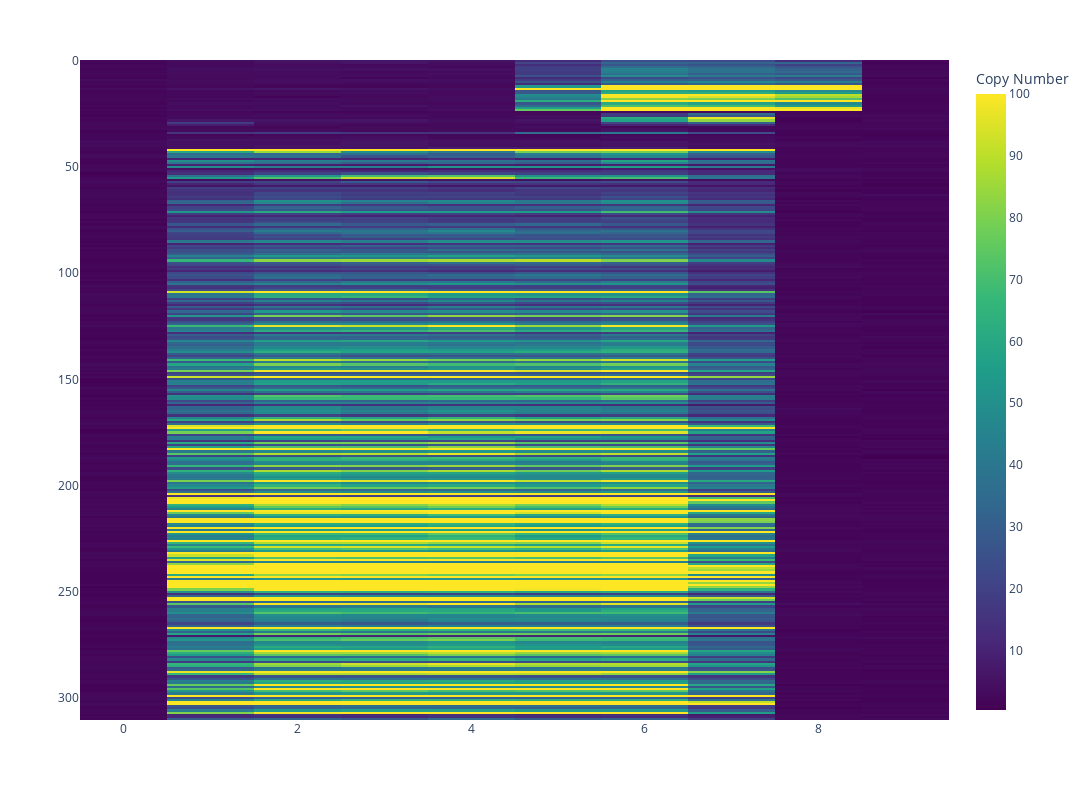

This figure's notebook cell:
### Code cell
# Separate into major ecDNA groups

from scipy.cluster.hierarchy import linkage, leaves_list
import plotly.express as px

Z = linkage(pivot_df.values, method = method, metric = metric)
row_order = leaves_list(Z)

ordered_data = pivot_df.values[row_order, :]
fig = px.imshow(ordered_data,
                width = 1200, height=800,
                color_continuous_scale='viridis',
                labels = {"color": "Copy Number"},
                y = None,
                aspect = 'auto',
                zmax = 100)
fig.show()

### Figure 1 — Plotly figure (JSON) as saved in the notebook; plotly's stock layout.template omitted (floating-point values rounded to 4 significant figures; data arrays with more than 128 entries replaced by an {"elided": "..."} marker saying what was removed)
{"data": [{"coloraxis": "coloraxis", "hovertemplate": "x: %{x}<br>y: %{y}<br>Copy Number: %{z}<extra></extra>", "name": "0", "type": "heatmap", "xaxis": "x", "yaxis": "y", "z": {"elided": "311x10 float values"}}], "layout": {"coloraxis": {"cmax": 100, "cmin": 0.3951, "colorbar": {"title": {"text": "Copy Number"}}, "colorscale": [[0, "#440154"], [0.1111, "#482878"], [0.2222, "#3e4989"], [0.3333, "#31688e"], [0.4444, "#26828e"], [0.5556, "#1f9e89"], [0.6667, "#35b779"], [0.7778, "#6ece58"], [0.8889, "#b5de2b"], [1, "#fde725"]]}, "height": 800, "margin": {"t": 60}, "width": 1200, "xaxis": {"anchor": "y", "domain": [0, 1]}, "yaxis": {"anchor": "x", "autorange": "reversed", "domain": [0, 1]}}}
